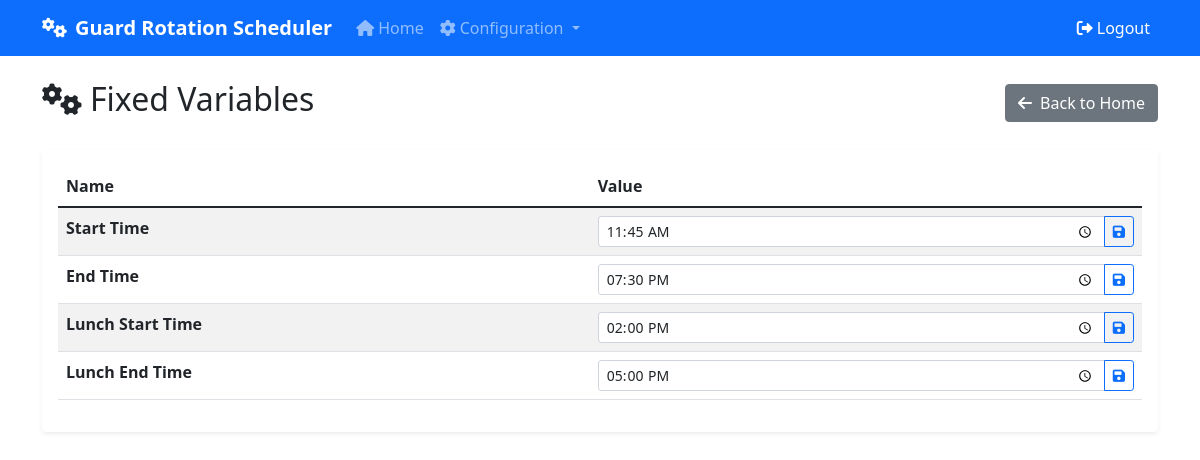
The page /fixed-vars (signed in) on the database as committed earlier.
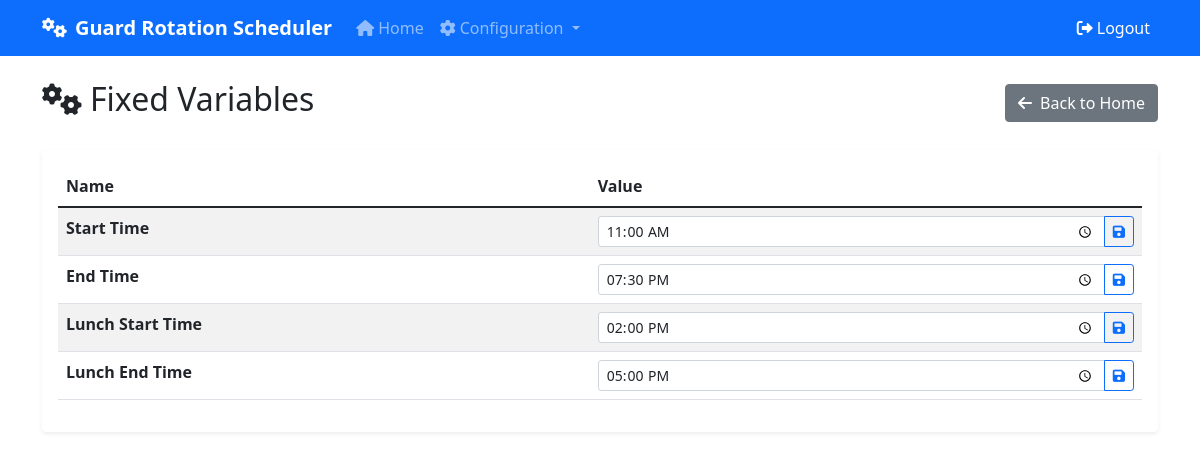
The same page on the database as committed later.
### app.py (models this page shows)
class Preferences(db.Model):
    id = db.Column(db.Integer, primary_key=True)
    account = db.Column(db.Integer, db.ForeignKey("user.id"), nullable=False)
    schedule_start = db.Column(db.String)
    schedule_end = db.Column(db.String)
    acceptable_lunch_start = db.Column(db.String)
    acceptable_lunch_end = db.Column(db.String)
    rotation_cycle = db.Column(JSON) #, default=load_default_rotation
    station_importance = db.Column(JSON) #, default=load_default_importance
    station_coverage_times = db.Column(JSON)
    shifts = db.Column(JSON)

### app.py (the view)
@app.route('/fixed-vars', methods=["GET","POST"])
@login_required
def fixed_vars():
    preferences = Preferences.query.filter_by(account=current_user.id).first()
    if request.method == "POST":
        preferences.schedule_start = request.form.get("Start Time")
        preferences.schedule_end = request.form.get("End Time")
        preferences.acceptable_lunch_start = request.form.get("Lunch Start Time")
        preferences.acceptable_lunch_end = request.form.get("Lunch End Time")
        db.session.commit()
    starts_and_ends = {}
    starts_and_ends["Start Time"] = preferences.schedule_start
    starts_and_ends["End Time"] = preferences.schedule_end
    starts_and_ends["Lunch Start Time"] = preferences.acceptable_lunch_start
    starts_and_ends["Lunch End Time"] = preferences.acceptable_lunch_end
    coverage_times = preferences.station_coverage_times
    return render_template('fixed_vars.html',vars_list=starts_and_ends,coverage_times=coverage_times)

### app.py (called while the page is built)
@login_manager.user_loader
def load_user(user_id):
    return User.query.get(int(user_id))

### templates/fixed_vars.html (shortened to what this page needs)
{% extends "base.html" %}
{% block content %}
<div class="d-flex justify-content-between align-items-center mb-4">
    <h2><i class="fas fa-cogs me-2"></i>Fixed Variables</h2>
    <a href="{{ url_for('index') }}" class="btn btn-secondary">
        <i class="fas fa-arrow-left me-2"></i>Back to Home
    </a>
</div>
<form method="POST" action="{{ url_for('fixed_vars') }}" class="d-inline">
    <div class="card">
        <div class="card-body">
            <div class="table-responsive">
                <table class="table table-striped">
                    <thead>
                        <tr>
                            <th>Name</th>
                            <th>Value</th>
                        </tr>
                    </thead>
                    <tbody>
                        {% for name, val in vars_list.items() %}
                        <tr>
                            <td><strong>{{ name }}</strong></td>
                            <td>
                                <div class="input-group input-group-sm">
                                    <input type="time" class="form-control" name="{{name}}" id="{{name}}" value="{{ val }}" required>
                                    <button type="submit" class="btn btn-outline-primary">
                                        <i class="fas fa-save"></i>
                                    </button>
                                </div>
                            </td>
                        </tr>
                        {% endfor %}
                    </tbody>
                </table>
            </div>
        </div>
    </div>
</form>
{% endblock %}

Rows that differ between the two databases and show on the page:
changed Preferences: schedule_start "11:45" → "11:00"
